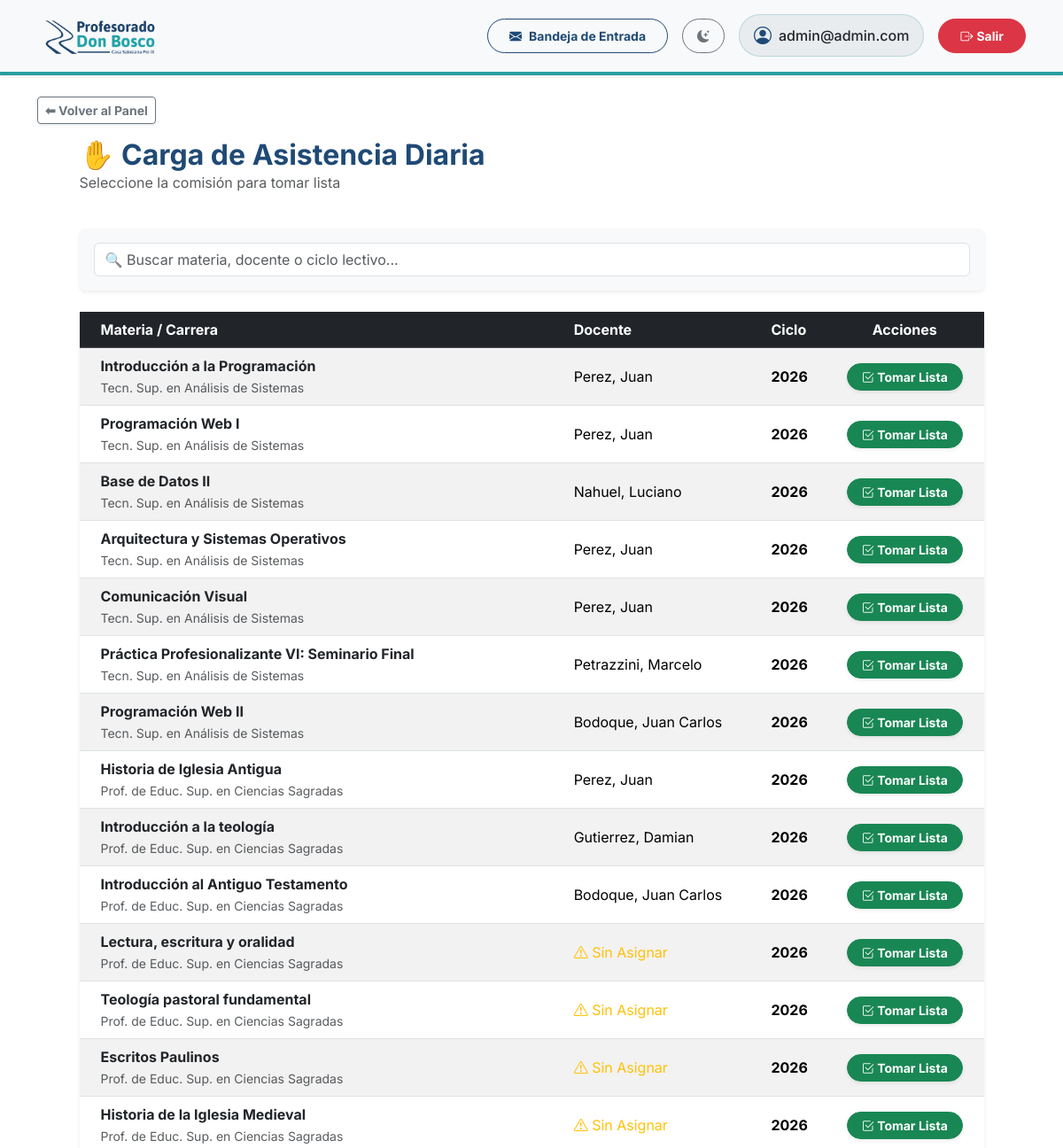
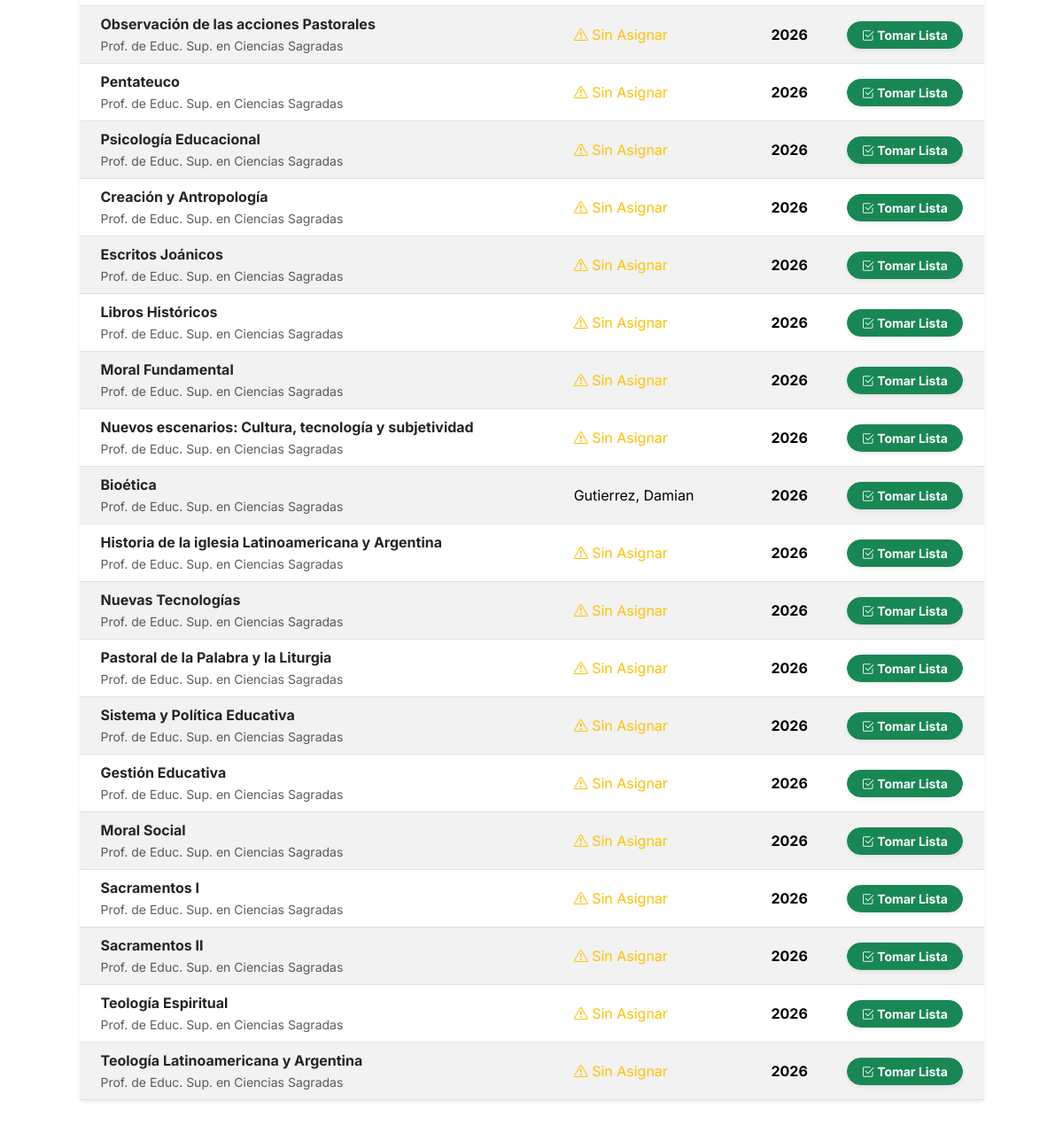
/asistencia/ (signed in), run on the app's committed database (2 pictures, top to bottom).
### gestion/models.py (models this page shows, shortened)
class Comision(models.Model):
    CUATRIMESTRES = [
        ('1C', '1er Cuatrimestre'),
        ('2C', '2do Cuatrimestre'),
        ('AN', 'Anual'),
    ]
    TIPO_APROBACION = [
        ('PROM', 'Promocionable'),
        ('FIN', 'Final Obligatorio'),
    ]
    MODALIDAD = [
        ('P', 'Presencial'),
        ('V', 'Virtual'),
        ('B', 'Bimodal (1 sem presencial / 1 sem virtual)'),
    ]
    INICIO_BIMODAL = [
        ('P', 'Arranca Presencial'),
        ('V', 'Arranca Virtual'),
    ]
    materia = models.ForeignKey(Materia, on_delete=models.CASCADE, related_name='comisiones')
    docente = models.ForeignKey(Docente, on_delete=models.SET_NULL, null=True, blank=True, related_name='comisiones_asignadas')
    docente_auxiliar = models.ForeignKey(Docente, on_delete=models.SET_NULL, null=True, blank=True, related_name='comisiones_auxiliares', verbose_name="Pareja Pedagógica")
    ciclo_lectivo = models.IntegerField('Ciclo Lectivo (Año)', default=2026)
    cuatrimestre = models.CharField('Cuatrimestre', max_length=2, choices=CUATRIMESTRES)
    fecha_inicio = models.DateField('Fecha de Inicio', null=True, blank=True)
    fecha_fin = models.DateField('Fecha de Finalización', null=True, blank=True)
    tipo_aprobacion = models.CharField('Tipo de Aprobación', max_length=4, choices=TIPO_APROBACION, default='FIN')
    modalidad = models.CharField('Modalidad', max_length=1, choices=MODALIDAD, default='P')
    semana_inicio_bimodal = models.CharField('Semana de Inicio (Bimodal)', max_length=1, choices=INICIO_BIMODAL, null=True, blank=True)
    inscripciones_abiertas = models.BooleanField('Inscripciones Abiertas', default=True)
    cerrada = models.BooleanField('Comisión Cerrada', default=False)

class Materia(models.Model):
    CUATRIMESTRES = [
        ('1C', '1er Cuatrimestre'),
        ('2C', '2do Cuatrimestre'),
        ('AN', 'Anual'),
    ]
    nombre = models.CharField(max_length=150)
    plan = models.ForeignKey(PlanDeEstudio, on_delete=models.CASCADE, related_name='materias')
    año_dictado = models.IntegerField(verbose_name="Año en que se dicta (1, 2, 3...)")
    cuatrimestre_dictado = models.CharField(max_length=2, choices=CUATRIMESTRES, default='1C')

class PlanDeEstudio(models.Model):
    nombre = models.CharField('Nombre del Plan', max_length=150)
    resolucion_ministerial = models.CharField('Resolución', max_length=50)

class Docente(models.Model):
    usuario = models.OneToOneField(User, on_delete=models.CASCADE, related_name='perfil_docente', null=True, blank=True)
    dni = models.CharField('DNI', max_length=15, unique=True)
    nombre = models.CharField('Nombre/s', max_length=100)
    apellido = models.CharField('Apellido/s', max_length=100)
    fecha_nacimiento = models.DateField('Fecha de nacimiento', null=True, blank=True)
    telefono = models.CharField(max_length=20, blank=True, null=True, verbose_name="Teléfono Fijo")
    celular = models.CharField(max_length=20, blank=True, null=True, verbose_name="Celular")
    direccion = models.CharField(max_length=200, blank=True, null=True, verbose_name="Dirección")
    email = models.EmailField(blank=True, null=True)
    nacionalidad = models.CharField(max_length=100, default='Argentina')
    codigo_postal = models.CharField(max_length=20, blank=True, null=True)
    comuna_zona = models.CharField(max_length=100, blank=True, null=True)
    PROVINCIAS = [
        ('Buenos Aires', 'Buenos Aires'), ('CABA', 'Ciudad Autónoma de Buenos Aires'),
        ('Catamarca', 'Catamarca'), ('Chaco', 'Chaco'), ('Chubut', 'Chubut'),
        ('Córdoba', 'Córdoba'), ('Corrientes', 'Corrientes'), ('Entre Ríos', 'Entre Ríos'),
        ('Formosa', 'Formosa'), ('Jujuy', 'Jujuy'), ('La Pampa', 'La Pampa'),
        ('La Rioja', 'La Rioja'), ('Mendoza', 'Mendoza'), ('Misiones', 'Misiones'),
        ('Neuquén', 'Neuquén'), ('Río Negro', 'Río Negro'), ('Salta', 'Salta'),
        ('San Juan', 'San Juan'), ('San Luis', 'San Luis'), ('Santa Cruz', 'Santa Cruz'),
        ('Santa Fe', 'Santa Fe'), ('Santiago del Estero', 'Santiago del Estero'),
        ('Tierra del Fuego', 'Tierra del Fuego'), ('Tucumán', 'Tucumán')
    ]
    provincia = models.CharField(max_length=100, choices=PROVINCIAS, blank=True, null=True)
    localidad = models.CharField(max_length=100, blank=True, null=True)
    SEXO_CHOICES = [('M', 'Masculino'), ('F', 'Femenino')]
    sexo = models.CharField(max_length=1, choices=SEXO_CHOICES, blank=True, null=True)
    lugar_nacimiento = models.CharField(max_length=100, blank=True, null=True)

### gestion/views.py (the view)
# urls.py: path('asistencia/', lista_comisiones_asistencia, name='lista_comisiones_asistencia'),
@login_required
def lista_comisiones_asistencia(request):
    comisiones = Comision.objects.all()
    return render(request, 'gestion/asistencia_comisiones.html', {'comisiones': comisiones})

### gestion/context_processors.py (called while the page is built)
def notificaciones_context(request):
    if request.user.is_authenticated:
        from gestion.models import Notificacion
        unread_count = Notificacion.objects.filter(usuario=request.user, leida=False).count()
        return {'unread_notifications_count': unread_count}
    return {'unread_notifications_count': 0}

### gestion/templates/gestion/asistencia_comisiones.html (shortened to what this page needs)
{% extends "base.html" %}
{% block back_button %}
<a href="{% url 'dashboard' %}" class="btn btn-sm btn-outline-secondary shadow-sm fw-bold">⬅ Volver al Panel</a>
{% endblock %}
{% block content %}
<div class="row justify-content-center">
    <div class="col-md-11">
        <div class="d-flex justify-content-between align-items-center mb-4">
            <div>
                <h2 class="text-primary fw-bold mb-0">✋ Carga de Asistencia Diaria</h2>
                <p class="text-muted">Seleccione la comisión para tomar lista</p>
            </div>
        </div>
        <div class="card shadow-sm border-0 mb-4 bg-light">
            <div class="card-body p-3">
                <input type="text" id="filterText" class="form-control" placeholder="🔍 Buscar materia, docente o ciclo lectivo...">
            </div>
        </div>
        <div class="card shadow-sm border-0 mb-5">
            <div class="card-body p-0">
                <div class="table-responsive">
                    <table class="table table-hover table-striped align-middle mb-0" id="comisionesTable">
                        <thead class="table-dark">
                            <tr>
                                <th class="ps-4">Materia / Carrera</th>
                                <th>Docente</th>
                                <th>Ciclo</th>
                                <th class="text-center">Acciones</th>
                            </tr>
                        </thead>
                        <tbody>
                            {% for comision in comisiones %}
                            {% if not comision.cerrada %}
                            <tr class="comision-row">
                                <td class="ps-4 search-target">
                                    <span class="fw-bold text-dark">{{ comision.materia.nombre }}</span>
                                    <br>
                                    <small class="text-muted">{{ comision.materia.plan.nombre }}</small>
                                </td>
                                <td class="search-target">
                                    {% if comision.docente %}
                                        {{ comision.docente.apellido }}, {{ comision.docente.nombre }}
                                    {% else %}
                                        <span class="text-warning"><i class="bi bi-exclamation-triangle"></i> Sin Asignar</span>
                                    {% endif %}
                                </td>
                                <td class="search-target fw-bold">{{ comision.ciclo_lectivo }}</td>
                                <td class="text-center">
                                    <a href="{% url 'cargar_asistencia' comision.id %}" class="btn btn-success btn-sm shadow-sm fw-bold rounded-pill px-3">
                                        <i class="bi bi-check2-square"></i> Tomar Lista
                                    </a>
                                </td>
                            </tr>
                            {% endif %}
                            {% empty %}
                            <tr>
                                <td colspan="4" class="text-center py-4 text-muted">
                                    No hay comisiones abiertas para tomar asistencia.
                                </td>
                            </tr>
                            {% endfor %}
                        </tbody>
                    </table>
                </div>
            </div>
        </div>
    </div>
</div>
{% endblock %}

### gestion/templates/base.html (shortened to what this page needs)
<!DOCTYPE html>
{% load static %}
<html lang="es" data-bs-theme="light">
<head>
    <link href="https://cdn.jsdelivr.net/npm/bootstrap@5.3.2/dist/css/bootstrap.min.css" rel="stylesheet">
    <link rel="stylesheet" href="https://cdn.jsdelivr.net/npm/bootstrap-icons@1.11.1/font/bootstrap-icons.css">
</head>
<body class="bg-body">
    <nav class="navbar navbar-expand-lg bg-body-tertiary navbar-custom mb-4 shadow-sm py-2">
        <div class="container">
            <a class="navbar-brand d-flex align-items-center" href="{% url 'dashboard' %}">
                <img id="main-logo" src="{% static 'img/logo.png' %}"
                     data-light-src="{% static 'img/logo.png' %}"
                     data-dark-src="{% static 'img/logo2.png' %}"
                     alt="Profesorado Don Bosco Pío IX"
                     onerror="this.src='https://placehold.co/300x80/ffffff/1F4A75?text=Profesorado+Don+Bosco&font=montserrat'">
            </a>
            <div class="collapse navbar-collapse" id="topNavbar">
                <div class="navbar-nav ms-auto d-flex flex-column flex-lg-row align-items-lg-center mt-3 mt-lg-0 gap-3">
                    <a href="{% url 'mis_notificaciones' %}" class="btn btn-outline-primary btn-sm fw-bold rounded-pill px-4 py-2 position-relative d-flex align-items-center justify-content-center">
                        <i class="bi bi-envelope-fill me-2"></i>Bandeja de Entrada
                    </a>
                    <button class="btn btn-outline-secondary btn-sm rounded-pill px-3 py-2 d-flex align-items-center justify-content-center" id="theme-toggle" title="Cambiar tema">
                        <i class="bi bi-moon-stars-fill theme-icon-active"></i>
                    </button>
                    <div class="d-flex align-items-center bg-body-secondary border border-secondary border-opacity-25 rounded-pill px-3 py-2 justify-content-center text-body">
                        <i class="bi bi-person-circle fs-5 me-2 text-primary"></i>
                        <span class="fw-medium">{{ user.username }}</span>
                    </div>
                    <form action="{% url 'logout' %}" method="post" class="d-flex justify-content-center m-0">
                        <button type="submit" class="btn btn-danger btn-sm fw-bold rounded-pill px-4 py-2 w-100 w-lg-auto">
                            <i class="bi bi-box-arrow-right me-1"></i>Salir
                        </button>
                    </form>
                </div>
            </div>
        </div>
    </nav>
    <div class="container mb-3">
        {% block back_button %}
        {% endblock %}
    </div>
    <div class="container">
        {% block content %}
        {% endblock %}
    </div>
</body>
</html>

### gestion/templates/base.html (style rules this page uses)
:root { --bs-primary: #1F4A75; --bs-primary-rgb: 31, 74, 117; --bs-secondary: #289EA0; --bs-secondary-rgb: 40, 158, 160; --bs-info: #289EA0; --bs-info-rgb: 40, 158, 160; --bg-color: #F8FAFC; }
body { font-family: 'Inter', sans-serif; }
.text-primary { color: var(--bs-primary) !important; }
.btn-outline-primary { color: var(--bs-primary); border-color: var(--bs-primary); }
.navbar-brand img { max-height: 55px; object-fit: contain; }
.navbar-custom { border-bottom: 4px solid var(--bs-secondary); }
.theme-icon-active { display: inline-block; transition: transform 0.2s; }

### data on the page
Comision: materia.nombre "Introducción a la Programación", materia.plan.nombre "Tecn. Sup. en Análisis de Sistemas", docente.apellido "Perez", docente.nombre "Juan", ciclo_lectivo "2026"
Comision: materia.nombre "Programación Web I", materia.plan.nombre "Tecn. Sup. en Análisis de Sistemas", docente.apellido "Perez", docente.nombre "Juan", ciclo_lectivo "2026"
Comision: materia.nombre "Base de Datos II", materia.plan.nombre "Tecn. Sup. en Análisis de Sistemas", docente.apellido "Nahuel", docente.nombre "Luciano", ciclo_lectivo "2026"
Comision: materia.nombre "Arquitectura y Sistemas Operativos", materia.plan.nombre "Tecn. Sup. en Análisis de Sistemas", docente.apellido "Perez", docente.nombre "Juan", ciclo_lectivo "2026"
Comision: materia.nombre "Comunicación Visual", materia.plan.nombre "Tecn. Sup. en Análisis de Sistemas", docente.apellido "Perez", docente.nombre "Juan", ciclo_lectivo "2026"
Comision: materia.nombre "Práctica Profesionalizante VI: Seminario Final", materia.plan.nombre "Tecn. Sup. en Análisis de Sistemas", docente.apellido "Petrazzini", docente.nombre "Marcelo", ciclo_lectivo "2026"
Comision: materia.nombre "Programación Web II", materia.plan.nombre "Tecn. Sup. en Análisis de Sistemas", docente.apellido "Bodoque", docente.nombre "Juan Carlos", ciclo_lectivo "2026"
Comision: materia.nombre "Historia de Iglesia Antigua", materia.plan.nombre "Prof. de Educ. Sup. en Ciencias Sagradas", docente.apellido "Perez", docente.nombre "Juan", ciclo_lectivo "2026"
Comision: materia.nombre "Introducción a la teología", materia.plan.nombre "Prof. de Educ. Sup. en Ciencias Sagradas", docente.apellido "Gutierrez", docente.nombre "Damian", ciclo_lectivo "2026"
Comision: materia.nombre "Introducción al Antiguo Testamento", materia.plan.nombre "Prof. de Educ. Sup. en Ciencias Sagradas", docente.apellido "Bodoque", docente.nombre "Juan Carlos", ciclo_lectivo "2026"
Comision: materia.nombre "Lectura, escritura y oralidad", materia.plan.nombre "Prof. de Educ. Sup. en Ciencias Sagradas", shows "Sin Asignar", ciclo_lectivo "2026"
Comision: materia.nombre "Teología pastoral fundamental", materia.plan.nombre "Prof. de Educ. Sup. en Ciencias Sagradas", shows "Sin Asignar", ciclo_lectivo "2026"
Comision: materia.nombre "Escritos Paulinos", materia.plan.nombre "Prof. de Educ. Sup. en Ciencias Sagradas", shows "Sin Asignar", ciclo_lectivo "2026"
Comision: materia.nombre "Historia de la Iglesia Medieval", materia.plan.nombre "Prof. de Educ. Sup. en Ciencias Sagradas", shows "Sin Asignar", ciclo_lectivo "2026"
Comision: materia.nombre "Observación de las acciones Pastorales", materia.plan.nombre "Prof. de Educ. Sup. en Ciencias Sagradas", shows "Sin Asignar", ciclo_lectivo "2026"
Comision: materia.nombre "Pentateuco", materia.plan.nombre "Prof. de Educ. Sup. en Ciencias Sagradas", shows "Sin Asignar", ciclo_lectivo "2026"
Comision: materia.nombre "Psicología Educacional", materia.plan.nombre "Prof. de Educ. Sup. en Ciencias Sagradas", shows "Sin Asignar", ciclo_lectivo "2026"
Comision: materia.nombre "Creación y Antropología", materia.plan.nombre "Prof. de Educ. Sup. en Ciencias Sagradas", shows "Sin Asignar", ciclo_lectivo "2026"
Comision: materia.nombre "Escritos Joánicos", materia.plan.nombre "Prof. de Educ. Sup. en Ciencias Sagradas", shows "Sin Asignar", ciclo_lectivo "2026"
Comision: materia.nombre "Libros Históricos", materia.plan.nombre "Prof. de Educ. Sup. en Ciencias Sagradas", shows "Sin Asignar", ciclo_lectivo "2026"
Comision: materia.nombre "Moral Fundamental", materia.plan.nombre "Prof. de Educ. Sup. en Ciencias Sagradas", shows "Sin Asignar", ciclo_lectivo "2026"
Comision: materia.nombre "Nuevos escenarios: Cultura, tecnología y subjetividad", materia.plan.nombre "Prof. de Educ. Sup. en Ciencias Sagradas", shows "Sin Asignar", ciclo_lectivo "2026"
Comision: materia.nombre "Bioética", materia.plan.nombre "Prof. de Educ. Sup. en Ciencias Sagradas", docente.apellido "Gutierrez", docente.nombre "Damian", ciclo_lectivo "2026"
Comision: materia.nombre "Historia de la iglesia Latinoamericana y Argentina", materia.plan.nombre "Prof. de Educ. Sup. en Ciencias Sagradas", shows "Sin Asignar", ciclo_lectivo "2026"
Comision: materia.nombre "Nuevas Tecnologías", materia.plan.nombre "Prof. de Educ. Sup. en Ciencias Sagradas", shows "Sin Asignar", ciclo_lectivo "2026"
Comision: materia.nombre "Pastoral de la Palabra y la Liturgia", materia.plan.nombre "Prof. de Educ. Sup. en Ciencias Sagradas", shows "Sin Asignar", ciclo_lectivo "2026"
Comision: materia.nombre "Sistema y Política Educativa", materia.plan.nombre "Prof. de Educ. Sup. en Ciencias Sagradas", shows "Sin Asignar", ciclo_lectivo "2026"
Comision: materia.nombre "Gestión Educativa", materia.plan.nombre "Prof. de Educ. Sup. en Ciencias Sagradas", shows "Sin Asignar", ciclo_lectivo "2026"
Comision: materia.nombre "Moral Social", materia.plan.nombre "Prof. de Educ. Sup. en Ciencias Sagradas", shows "Sin Asignar", ciclo_lectivo "2026"
Comision: materia.nombre "Sacramentos I", materia.plan.nombre "Prof. de Educ. Sup. en Ciencias Sagradas", shows "Sin Asignar", ciclo_lectivo "2026"
Comision: materia.nombre "Sacramentos II", materia.plan.nombre "Prof. de Educ. Sup. en Ciencias Sagradas", shows "Sin Asignar", ciclo_lectivo "2026"
Comision: materia.nombre "Teología Espiritual", materia.plan.nombre "Prof. de Educ. Sup. en Ciencias Sagradas", shows "Sin Asignar", ciclo_lectivo "2026"
Comision: materia.nombre "Teología Latinoamericana y Argentina", materia.plan.nombre "Prof. de Educ. Sup. en Ciencias Sagradas", shows "Sin Asignar", ciclo_lectivo "2026"

### other printed values
{{ user.username }} "admin@admin.com"
